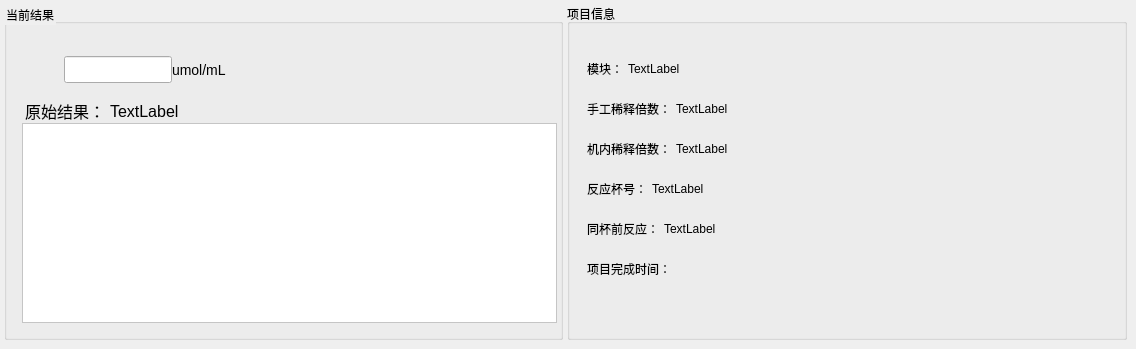
   <widget class="QWidget" name="page_2">
    <widget class="QGroupBox" name="groupBox_5">
     <property name="geometry">
      <rect>
       <x>567</x>
       <y>4</y>
       <width>560</width>
       <height>336</height>
      </rect>
     </property>
     <property name="title">
      <string>项目信息</string>
     </property>
     <property name="borders" stdset="0">
      <string notr="true">group_right_angle</string>
     </property>
     <widget class="QWidget" name="widget4" native="true">
      <property name="geometry">
       <rect>
        <x>20</x>
        <y>50</y>
        <width>521</width>
        <height>281</height>
       </rect>
      </property>
      <layout class="QVBoxLayout" name="verticalLayout">
       <property name="spacing">
        <number>10</number>
       </property>
       <property name="leftMargin">
        <number>0</number>
       </property>
       <property name="topMargin">
        <number>0</number>
       </property>
       <property name="rightMargin">
        <number>0</number>
       </property>
       <property name="bottomMargin">
        <number>0</number>
       </property>
       <item>
        <layout class="QHBoxLayout" name="horizontalLayout">
         <property name="spacing">
          <number>5</number>
         </property>
         <item>
          <widget class="QLabel" name="label_26">
           <property name="minimumSize">
            <size>
             <width>0</width>
             <height>30</height>
            </size>
           </property>
           <property name="text">
            <string>模块：</string>
           </property>
          </widget>
         </item>
         <item>
          <widget class="QLabel" name="module_index_3">
           <property name="minimumSize">
            <size>
             <width>0</width>
             <height>30</height>
            </size>
           </property>
           <property name="text">
            <string>TextLabel</string>
           </property>
          </widget>
         </item>
         <item>
          <spacer name="horizontalSpacer">
           <property name="orientation">
            <enum>Qt::Horizontal</enum>
           </property>
           <property name="sizeHint" stdset="0">
            <size>
             <width>40</width>
             <height>0</height>
            </size>
           </property>
          </spacer>
         </item>
        </layout>
       </item>
       <item>
        <layout class="QHBoxLayout" name="horizontalLayout_5">
         <property name="spacing">
          <number>5</number>
         </property>
         <item>
          <widget class="QLabel" name="label_29">
           <property name="minimumSize">
            <size>
             <width>0</width>
             <height>30</height>
            </size>
           </property>
           <property name="text">
            <string>手工稀释倍数：</string>
           </property>
          </widget>
         </item>
         <item>
          <widget class="QLabel" name="dulition">
           <property name="minimumSize">
            <size>
             <width>0</width>
             <height>30</height>
            </size>
           </property>
           <property name="text">
            <string>TextLabel</string>
           </property>
          </widget>
         </item>
         <item>
          <spacer name="horizontalSpacer_5">
           <property name="orientation">
            <enum>Qt::Horizontal</enum>
           </property>
           <property name="sizeHint" stdset="0">
            <size>
             <width>40</width>
             <height>0</height>
            </size>
           </property>
          </spacer>
         </item>
        </layout>
       </item>
       <item>
        <layout class="QHBoxLayout" name="horizontalLayout_6">
         <property name="spacing">
          <number>5</number>
         </property>
         <item>
          <widget class="QLabel" name="label_30">
           <property name="minimumSize">
            <size>
             <width>0</width>
             <height>30</height>
            </size>
           </property>
           <property name="text">
            <string>机内稀释倍数：</string>
           </property>
          </widget>
         </item>
         <item>
          <widget class="QLabel" name="device_dulition">
           <property name="minimumSize">
            <size>
             <width>0</width>
             <height>30</height>
            </size>
           </property>
           <property name="text">
            <string>TextLabel</string>
           </property>
          </widget>
         </item>
         <item>
          <spacer name="horizontalSpacer_6">
           <property name="orientation">
            <enum>Qt::Horizontal</enum>
           </property>
           <property name="sizeHint" stdset="0">
            <size>
             <width>40</width>
             <height>0</height>
            </size>
           </property>
          </spacer>
         </item>
        </layout>
       </item>
       <item>
        <layout class="QHBoxLayout" name="horizontalLayout_2">
         <property name="spacing">
          <number>5</number>
         </property>
         <item>
          <widget class="QLabel" name="label_27">
           <property name="minimumSize">
            <size>
             <width>0</width>
             <height>30</height>
            </size>
           </property>
           <property name="text">
            <string>反应杯号：</string>
           </property>
          </widget>
         </item>
         <item>
          <widget class="QLabel" name="cup_number_3">
           <property name="minimumSize">
            <size>
             <width>0</width>
             <height>30</height>
            </size>
           </property>
           <property name="text">
            <string>TextLabel</string>
           </property>
          </widget>
         </item>
         <item>
          <spacer name="horizontalSpacer_2">
           <property name="orientation">
            <enum>Qt::Horizontal</enum>
           </property>
           <property name="sizeHint" stdset="0">
            <size>
             <width>40</width>
             <height>0</height>
            </size>
           </property>
          </spacer>
         </item>
        </layout>
       </item>
       <item>
        <layout class="QHBoxLayout" name="horizontalLayout_3">
         <property name="spacing">
          <number>5</number>
         </property>
         <item>
          <widget class="QLabel" name="label_28">
           <property name="minimumSize">
            <size>
             <width>0</width>
             <height>30</height>
            </size>
           </property>
           <property name="text">
            <string>同杯前反应：</string>
           </property>
          </widget>
         </item>
         <item>
          <widget class="QLabel" name="last_assay_3">
           <property name="minimumSize">
            <size>
             <width>0</width>
             <height>30</height>
            </size>
           </property>
           <property name="text">
            <string>TextLabel</string>
           </property>
          </widget>
         </item>
         <item>
          <spacer name="horizontalSpacer_3">
           <property name="orientation">
            <enum>Qt::Horizontal</enum>
           </property>
           <property name="sizeHint" stdset="0">
            <size>
             <width>40</width>
             <height>0</height>
            </size>
           </property>
          </spacer>
         </item>
        </layout>
       </item>
       <item>
        <layout class="QHBoxLayout" name="horizontalLayout_4">
         <property name="spacing">
          <number>5</number>
         </property>
         <item>
          <widget class="QLabel" name="label_25">
           <property name="minimumSize">
            <size>
             <width>0</width>
             <height>30</height>
            </size>
           </property>
           <property name="text">
            <string>项目完成时间：</string>
           </property>
           <property name="fonts" stdset="0">
            <string notr="true">16</string>
           </property>
          </widget>
         </item>
         <item>
          <widget class="QLabel" name="sample_register_times_3">
           <property name="minimumSize">
            <size>
             <width>0</width>
             <height>30</height>
            </size>
           </property>
           <property name="text">
            <string/>
           </property>
          </widget>
         </item>
         <item>
          <spacer name="horizontalSpacer_4">
           <property name="orientation">
            <enum>Qt::Horizontal</enum>
           </property>
           <property name="sizeHint" stdset="0">
            <size>
             <width>40</width>
             <height>0</height>
            </size>
           </property>
          </spacer>
         </item>
        </layout>
       </item>
       <item>
        <spacer name="verticalSpacer">
         <property name="orientation">
          <enum>Qt::Vertical</enum>
         </property>
         <property name="sizeHint" stdset="0">
          <size>
           <width>20</width>
           <height>40</height>
          </size>
         </property>
        </spacer>
       </item>
      </layout>
     </widget>
    </widget>
    <widget class="QGroupBox" name="groupBox_6">
     <property name="geometry">
      <rect>
       <x>4</x>
       <y>4</y>
       <width>559</width>
       <height>336</height>
      </rect>
     </property>
     <property name="styleSheet">
      <string notr="true">QGroupBox::title {
    font-size:32px;
font-weight: bold;
}</string>
     </property>
     <property name="title">
      <string>当前结果</string>
     </property>
     <property name="borders" stdset="0">
      <string notr="true">group_right_angle</string>
     </property>
     <widget class="QTextEdit" name="result_status_3">
      <property name="geometry">
       <rect>
        <x>18</x>
        <y>119</y>
        <width>535</width>
        <height>200</height>
       </rect>
      </property>
      <property name="styleSheet">
       <string notr="true">background: #fff;
color: #565656;
font-size: 16px;</string>
      </property>
      <property name="verticalScrollBarPolicy">
       <enum>Qt::ScrollBarAlwaysOff</enum>
      </property>
      <property name="horizontalScrollBarPolicy">
       <enum>Qt::ScrollBarAlwaysOff</enum>
      </property>
      <property name="inputs" stdset="0">
       <string notr="true">noborder</string>
      </property>
     </widget>
     <widget class="QWidget" name="horizontalWidget_2" native="true">
      <property name="geometry">
       <rect>
        <x>21</x>
        <y>40</y>
        <width>240</width>
        <height>51</height>
       </rect>
      </property>
      <property name="styleSheet">
       <string notr="true"/>
      </property>
      <layout class="QHBoxLayout" name="horizontalLayout_36">
       <property name="spacing">
        <number>0</number>
       </property>
       <item>
        <spacer name="horizontalSpacer_37">
         <property name="orientation">
          <enum>Qt::Horizontal</enum>
         </property>
         <property name="sizeHint" stdset="0">
          <size>
           <width>40</width>
           <height>20</height>
          </size>
         </property>
        </spacer>
       </item>
       <item>
        <widget class="QLineEdit" name="result_Edit_3">
         <property name="minimumSize">
          <size>
           <width>0</width>
           <height>27</height>
          </size>
         </property>
         <property name="maximumSize">
          <size>
           <width>16777215</width>
           <height>27</height>
          </size>
         </property>
         <property name="styleSheet">
          <string notr="true"/>
         </property>
         <property name="text">
          <string/>
         </property>
         <property name="alignment">
          <set>Qt::AlignCenter</set>
         </property>
         <property name="colors" stdset="0">
          <string notr="true">result_higher</string>
         </property>
         <property name="inputs" stdset="0">
          <string notr="true">noborder</string>
         </property>
        </widget>
       </item>
       <item>
        <widget class="QLabel" name="label_unit_2">
         <property name="styleSheet">
          <string notr="true">font-size: 14px;</string>
         </property>
         <property name="text">
          <string>umol/mL</string>
         </property>
        </widget>
       </item>
       <item>
        <spacer name="horizontalSpacer_38">
         <property name="orientation">
          <enum>Qt::Horizontal</enum>
         </property>
         <property name="sizeHint" stdset="0">
          <size>
           <width>40</width>
           <height>20</height>
          </size>
         </property>
        </spacer>
       </item>
      </layout>
     </widget>
     <widget class="QLabel" name="label_result_edit_bk_3">
      <property name="geometry">
       <rect>
        <x>21</x>
        <y>40</y>
        <width>241</width>
        <height>50</height>
       </rect>
      </property>
      <property name="styleSheet">
       <string notr="true">font-size: 20px;</string>
      </property>
      <property name="text">
       <string/>
      </property>
      <property name="alignment">
       <set>Qt::AlignRight|Qt::AlignTrailing|Qt::AlignVCenter</set>
      </property>
      <property name="bks" stdset="0">
       <string notr="true">result_normal</string>
      </property>
     </widget>
     <widget class="QWidget" name="widget_6" native="true">
      <property name="geometry">
       <rect>
        <x>21</x>
        <y>96</y>
        <width>531</width>
        <height>22</height>
       </rect>
      </property>
      <property name="styleSheet">
       <string notr="true">font-size: 16px;</string>
      </property>
      <layout class="QHBoxLayout" name="horizontalLayout_43">
       <property name="spacing">
        <number>5</number>
       </property>
       <property name="leftMargin">
        <number>0</number>
       </property>
       <property name="topMargin">
        <number>0</number>
       </property>
       <property name="rightMargin">
        <number>0</number>
       </property>
       <property name="bottomMargin">
        <number>0</number>
       </property>
       <item>
        <widget class="QLabel" name="label_31">
         <property name="styleSheet">
          <string notr="true"/>
         </property>
         <property name="text">
          <string>原始结果：</string>
         </property>
        </widget>
       </item>
       <item>
        <widget class="QLabel" name="result_show_3">
         <property name="styleSheet">
          <string notr="true"/>
         </property>
         <property name="text">
          <string>TextLabel</string>
         </property>
         <property name="bks" stdset="0">
          <string notr="true">white</string>
         </property>
        </widget>
       </item>
       <item>
        <spacer name="horizontalSpacer_44">
         <property name="orientation">
          <enum>Qt::Horizontal</enum>
         </property>
         <property name="sizeHint" stdset="0">
          <size>
           <width>40</width>
           <height>20</height>
          </size>
         </property>
        </spacer>
       </item>
      </layout>
     </widget>
     <zorder>widget_6</zorder>
     <zorder>result_status_3</zorder>
     <zorder>label_result_edit_bk_3</zorder>
     <zorder>horizontalWidget_2</zorder>
    </widget>
   </widget>
